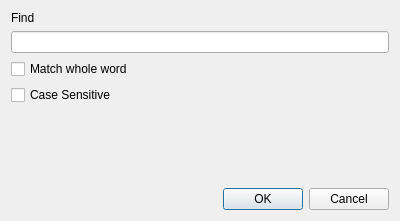
<?xml version="1.0" encoding="UTF-8"?>
<ui version="4.0">
 <class>FindDialog</class>
 <widget class="QDialog" name="FindDialog">
  <property name="geometry">
   <rect>
    <x>0</x>
    <y>0</y>
    <width>400</width>
    <height>221</height>
   </rect>
  </property>
  <property name="windowTitle">
   <string>Dialog</string>
  </property>
  <layout class="QVBoxLayout" name="verticalLayout">
   <item>
    <widget class="QLabel" name="label">
     <property name="text">
      <string>Find</string>
     </property>
    </widget>
   </item>
   <item>
    <widget class="QLineEdit" name="lineEdit"/>
   </item>
   <item>
    <widget class="QCheckBox" name="chkMatchWholeWord">
     <property name="text">
      <string>Match whole word</string>
     </property>
    </widget>
   </item>
   <item>
    <widget class="QCheckBox" name="chkCaseSensitive">
     <property name="text">
      <string>Case Sensitive</string>
     </property>
    </widget>
   </item>
   <item>
    <spacer name="verticalSpacer">
     <property name="orientation">
      <enum>Qt::Vertical</enum>
     </property>
     <property name="sizeHint" stdset="0">
      <size>
       <width>20</width>
       <height>40</height>
      </size>
     </property>
    </spacer>
   </item>
   <item>
    <widget class="QDialogButtonBox" name="buttonBox">
     <property name="orientation">
      <enum>Qt::Horizontal</enum>
     </property>
     <property name="standardButtons">
      <set>QDialogButtonBox::Cancel|QDialogButtonBox::Ok</set>
     </property>
    </widget>
   </item>
  </layout>
 </widget>
 <resources/>
 <connections>
  <connection>
   <sender>buttonBox</sender>
   <signal>accepted()</signal>
   <receiver>FindDialog</receiver>
   <slot>accept()</slot>
   <hints>
    <hint type="sourcelabel">
     <x>248</x>
     <y>254</y>
    </hint>
    <hint type="destinationlabel">
     <x>157</x>
     <y>274</y>
    </hint>
   </hints>
  </connection>
  <connection>
   <sender>buttonBox</sender>
   <signal>rejected()</signal>
   <receiver>FindDialog</receiver>
   <slot>reject()</slot>
   <hints>
    <hint type="sourcelabel">
     <x>316</x>
     <y>260</y>
    </hint>
    <hint type="destinationlabel">
     <x>286</x>
     <y>274</y>
    </hint>
   </hints>
  </connection>
 </connections>
</ui>
